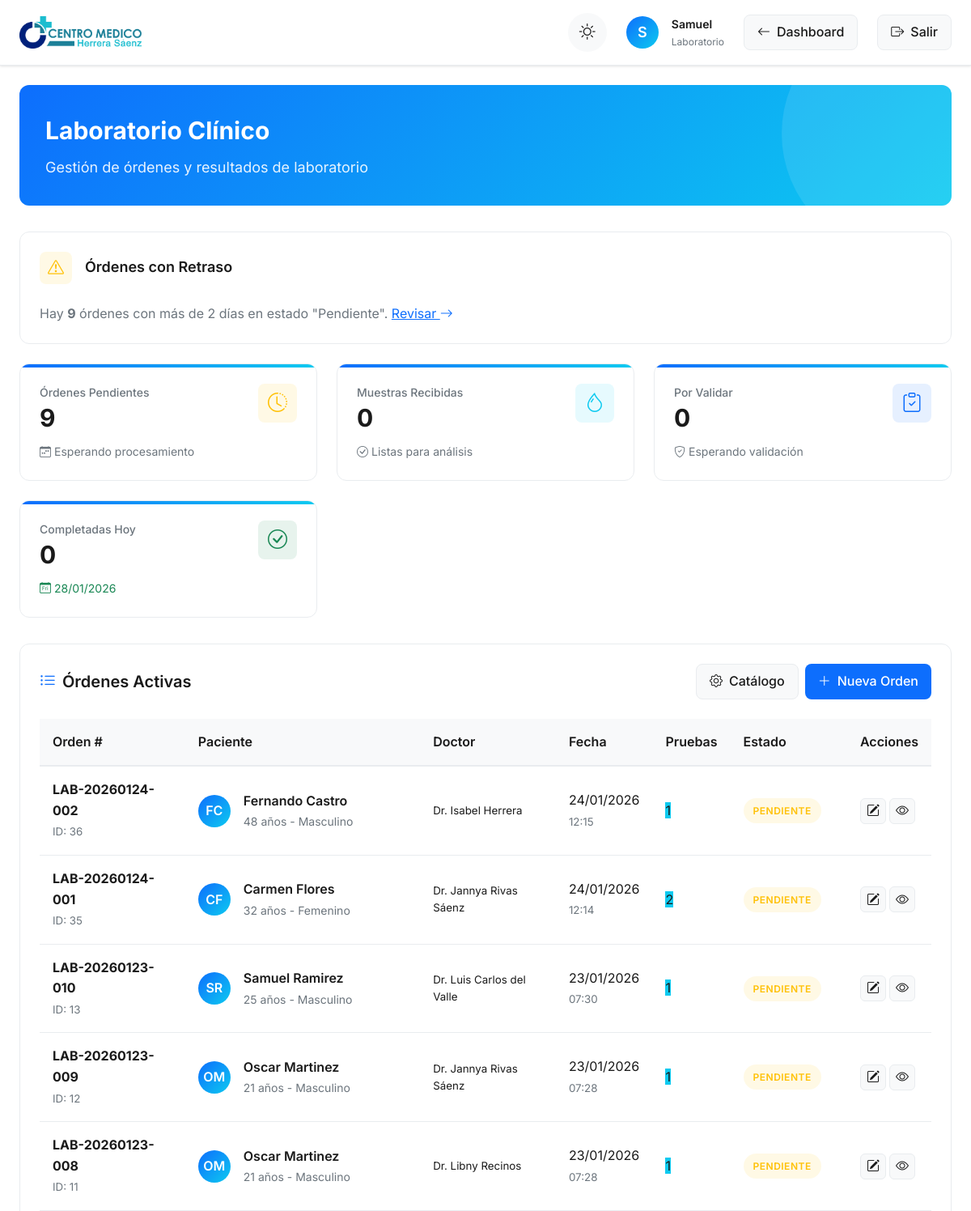
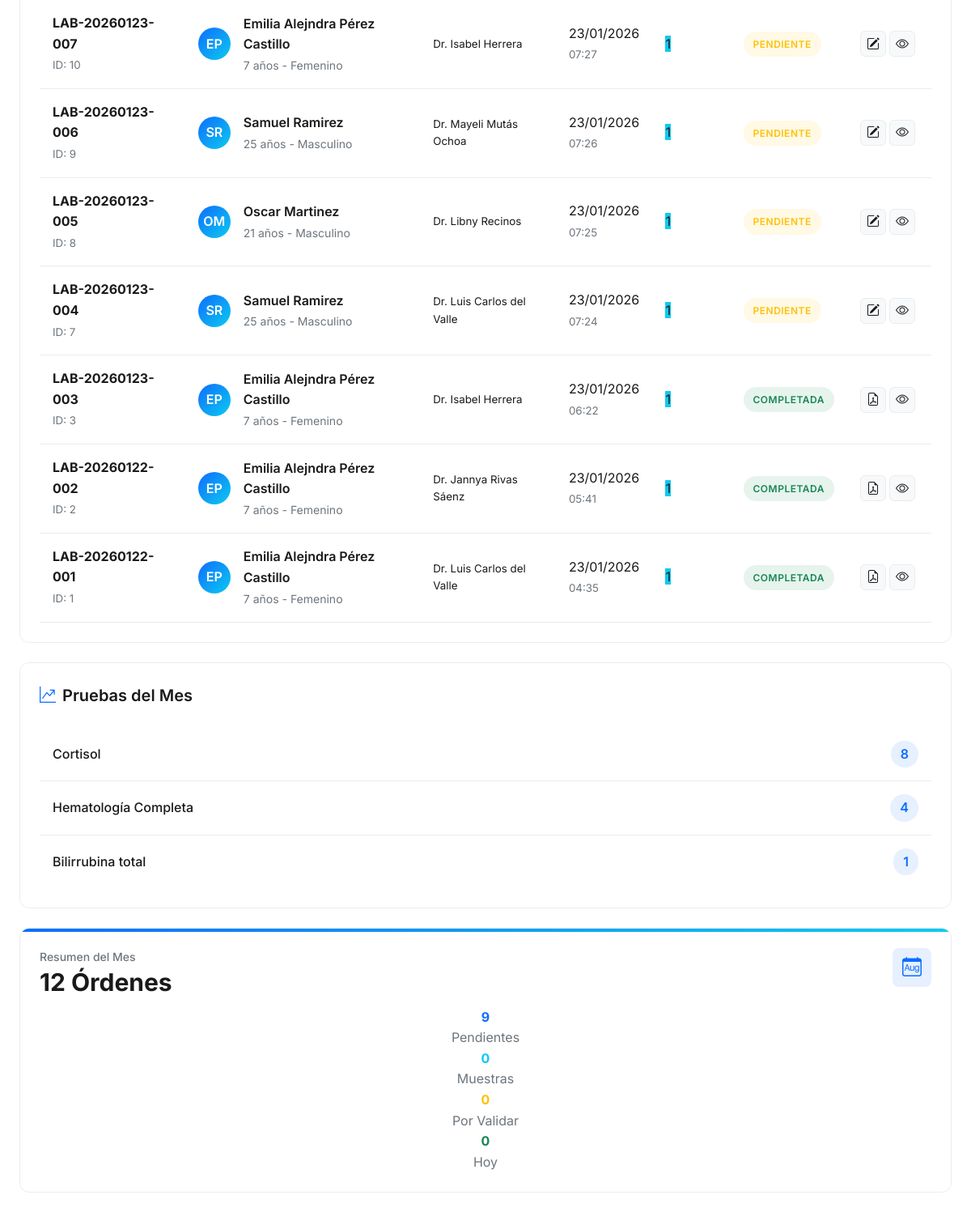
The app's page /php/laboratory/index.php (signed in) with its own data (2 pictures, top to bottom).
### tables this page shows
CREATE TABLE `ordenes_laboratorio` (
  `id_orden` int NOT NULL,
  `numero_orden` varchar(20) NOT NULL,
  `id_paciente` int NOT NULL,
  `id_doctor` int DEFAULT NULL,
  `id_encamamiento` int DEFAULT NULL COMMENT 'NULL si es paciente ambulatorio',
  `fecha_orden` datetime NOT NULL,
  `prioridad` enum('Rutina','Urgente','STAT') DEFAULT 'Rutina',
  `estado` enum('Pendiente','Muestra_Recibida','En_Proceso','Completada','Cancelada','Entregada') DEFAULT 'Pendiente',
  `diagnostico_clinico` text,
  `indicaciones_especiales` text,
  `observaciones` text,
  `creado_por` int DEFAULT NULL,
  `fecha_muestra_recibida` datetime DEFAULT NULL,
  `fecha_completada` datetime DEFAULT NULL,
  `fecha_entregada` datetime DEFAULT NULL,
  `entregado_a` varchar(255) DEFAULT NULL,
  `metodo_entrega` enum('En_Persona','Correo','WhatsApp','Sistema') DEFAULT 'En_Persona',
  `fecha_creacion` timestamp NULL DEFAULT CURRENT_TIMESTAMP,
  `fecha_actualizacion` timestamp NULL DEFAULT CURRENT_TIMESTAMP ON UPDATE CURRENT_TIMESTAMP,
  `archivo_resultados` text
);

CREATE TABLE `pacientes` (
  `id_paciente` int NOT NULL,
  `nombre` varchar(100) NOT NULL,
  `apellido` varchar(100) NOT NULL,
  `fecha_nacimiento` date NOT NULL,
  `genero` enum('Masculino','Femenino') NOT NULL,
  `direccion` varchar(255) DEFAULT NULL,
  `telefono` varchar(15) DEFAULT NULL,
  `correo` varchar(100) DEFAULT NULL,
  `fecha_registro` timestamp NULL DEFAULT CURRENT_TIMESTAMP
);

CREATE TABLE `usuarios` (
  `idUsuario` int NOT NULL,
  `usuario` varchar(255) NOT NULL,
  `password` varchar(255) NOT NULL,
  `nombre` varchar(255) NOT NULL,
  `apellido` varchar(255) NOT NULL,
  `especialidad` varchar(255) DEFAULT NULL,
  `tipoUsuario` enum('admin','doc','user','') NOT NULL,
  `clinica` varchar(255) NOT NULL,
  `telefono` varchar(255) NOT NULL,
  `email` varchar(255) NOT NULL,
  `permisos_modulos` text
);

### php/laboratory/index.php (the view, shortened to what the rows shown need)
<?php
try {
    $database = new Database();
    $conn = $database->getConnection();
    $stmt = $conn->prepare("
        SELECT ol.*,
               p.nombre, p.apellido, p.genero, p.fecha_nacimiento,
               u.nombre as doctor_nombre, u.apellido as doctor_apellido,
               COUNT(op.id_orden_prueba) as num_pruebas,
               TIMESTAMPDIFF(YEAR, p.fecha_nacimiento, CURDATE()) as edad
        FROM ordenes_laboratorio ol
        JOIN pacientes p ON ol.id_paciente = p.id_paciente
        LEFT JOIN usuarios u ON ol.id_doctor = u.idUsuario
        LEFT JOIN orden_pruebas op ON ol.id_orden = op.id_orden
        WHERE ol.estado IN ('Pendiente', 'Muestra_Recibida', 'En_Proceso', 'Completada')
        GROUP BY ol.id_orden
        ORDER BY
            CASE
                WHEN ol.estado = 'Pendiente' THEN 1
                WHEN ol.estado = 'Muestra_Recibida' THEN 2
                WHEN ol.estado = 'En_Proceso' THEN 3
                WHEN ol.estado = 'Completada' THEN 4
                ELSE 5
            END,
            ol.fecha_orden DESC
        LIMIT 20
    ");
    $stmt->execute();
    $ordenes_recientes = $stmt->fetchAll(PDO::FETCH_ASSOC);
} catch (Exception $e) {
    error_log("Error en dashboard de laboratorio: " . $e->getMessage());
    die("Error al cargar el dashboard de laboratorio. Por favor, contacte al administrador.");
}
?>
<!DOCTYPE html>
<html lang="es" data-theme="light">
<head>
    <link rel="stylesheet" href="https://cdn.jsdelivr.net/npm/bootstrap-icons@1.10.0/font/bootstrap-icons.css">
    <link rel="stylesheet" href="https://cdn.jsdelivr.net/npm/choices.js/public/assets/styles/choices.min.css">
</head>
<body>
    <div class="dashboard-container">
        <main class="main-content">
            <div class="welcome-banner animate-in">
                <h1>Laboratorio Clínico</h1>
            </div>
            <div class="row gap-4 mb-4">
                <div class="col-lg-8">
                    <section class="appointments-section animate-in delay-1">
                        <?php if (count($ordenes_recientes) > 0): ?>
                            <div class="table-responsive">
                                <table class="orders-table">
                                    <thead>
                                        <tr>
                                            <th>Orden #</th>
                                            <th>Paciente</th>
                                            <th>Doctor</th>
                                            <th>Fecha</th>
                                            <th>Pruebas</th>
                                            <th>Estado</th>
                                            <th>Acciones</th>
                                        </tr>
                                    </thead>
                                    <tbody>
                                        <?php foreach ($ordenes_recientes as $orden): ?>
                                            <?php
                                            $patient_name = htmlspecialchars($orden['nombre'] . ' ' . $orden['apellido']);
                                            $patient_initials = strtoupper(
                                                substr($orden['nombre'], 0, 1) .
                                                substr($orden['apellido'], 0, 1)
                                            );
                                            ?>
                                            <tr>
                                                <td>
                                                    <strong><?php echo htmlspecialchars($orden['numero_orden']); ?></strong>
                                                    <br>
                                                    <small class="text-muted">ID: <?php echo $orden['id_orden']; ?></small>
                                                </td>
                                                <td>
                                                    <div class="patient-cell">
                                                        <div class="patient-avatar">
                                                            <?php echo $patient_initials; ?>
                                                        </div>
                                                        <div class="patient-info">
                                                            <div class="patient-name"><?php echo $patient_name; ?></div>
                                                            <div class="patient-contact">
                                                                <?php echo $orden['edad']; ?> años - <?php echo htmlspecialchars($orden['genero']); ?>
                                                            </div>
                                                        </div>
                                                    </div>
                                                </td>
                                                <td>
                                                    <?php if ($orden['doctor_nombre']): ?>
                                                        <small class="d-block">Dr. <?php echo htmlspecialchars($orden['doctor_nombre'] . ' ' . $orden['doctor_apellido']); ?></small>
                                                    <?php else: ?>
                                                        <span class="text-muted">-</span>
                                                    <?php endif; ?>
                                                </td>
                                                <td>
                                                    <?php echo date('d/m/Y', strtotime($orden['fecha_orden'])); ?>
                                                    <br>
                                                    <small class="text-muted"><?php echo date('H:i', strtotime($orden['fecha_orden'])); ?></small>
                                                </td>
                                                <td>
                                                    <span class="badge bg-info"><?php echo $orden['num_pruebas']; ?></span>
                                                </td>
                                                <td>
                                                    <?php
                                                    $estado_class = '';
                                                    $estado_text = '';
                                                    switch ($orden['estado']) {
                                                        case 'Pendiente':
                                                            $estado_class = 'pendiente';
                                                            $estado_text = 'Pendiente';
                                                            break;
                                                        case 'Completada':
                                                            $estado_class = 'completada';
                                                            $estado_text = 'Completada';
                                                            break;
                                                    }
                                                    ?>
                                                    <span class="status-badge <?php echo $estado_class; ?>">
                                                        <?php echo $estado_text; ?>
                                                    </span>
                                                </td>
                                                <td>
                                                    <div class="action-buttons">
                                                        <?php if ($orden['estado'] === 'Validada' || $orden['estado'] === 'Completada'): ?>
                                                            <a href="imprimir_resultados.php?id=<?php echo $orden['id_orden']; ?>"
                                                               class="btn-icon pdf"
                                                               title="Ver Resultados PDF"
                                                               target="_blank">
                                                                <i class="bi bi-file-earmark-pdf"></i>
                                                            </a>
                                                        <?php else: ?>
                                                            <a href="procesar_orden.php?id=<?php echo $orden['id_orden']; ?>"
                                                               class="btn-icon process"
                                                               title="Procesar orden">
                                                                <i class="bi bi-pencil-square"></i>
                                                            </a>
                                                        <?php endif; ?>
                                                        <a href="ver_orden.php?id=<?php echo $orden['id_orden']; ?>"
                                                           class="btn-icon"
                                                           title="Ver detalles">
                                                            <i class="bi bi-eye"></i>
                                                        </a>
                                                    </div>
                                                </td>
                                            </tr>
                                        <?php endforeach; ?>
                                    </tbody>
                                </table>
                            </div>
                        <?php endif; ?>
                    </section>
                </div>
            </div>
        </main>
    </div>
</body>
</html>

### records on screen
ordenes_laboratorio: numero_orden "LAB-20260124-002", id_orden "36", id_paciente.apellido "FC", id_paciente.apellido "Fernando Castro", edad "48", id_paciente.genero "Masculino", id_doctor.apellido "Isabel Herrera", fecha_orden "24/01/2026", fecha_orden "12:15", num_pruebas "1", estado "PENDIENTE"
ordenes_laboratorio: numero_orden "LAB-20260124-001", id_orden "35", id_paciente.apellido "CF", id_paciente.apellido "Carmen Flores", edad "32", id_paciente.genero "Femenino", id_doctor.apellido "Jannya Rivas Sáenz", fecha_orden "24/01/2026", fecha_orden "12:14", num_pruebas "2", estado "PENDIENTE"
ordenes_laboratorio: numero_orden "LAB-20260123-010", id_orden "13", id_paciente.apellido "SR", id_paciente.apellido "Samuel Ramirez", edad "25", id_paciente.genero "Masculino", id_doctor.apellido "Luis Carlos del Valle", fecha_orden "23/01/2026", fecha_orden "07:30", num_pruebas "1", estado "PENDIENTE"
ordenes_laboratorio: numero_orden "LAB-20260123-009", id_orden "12", id_paciente.apellido "OM", id_paciente.apellido "Oscar Martinez", edad "21", id_paciente.genero "Masculino", id_doctor.apellido "Jannya Rivas Sáenz", fecha_orden "23/01/2026", fecha_orden "07:28", num_pruebas "1", estado "PENDIENTE"
ordenes_laboratorio: numero_orden "LAB-20260123-008", id_orden "11", id_paciente.apellido "OM", id_paciente.apellido "Oscar Martinez", edad "21", id_paciente.genero "Masculino", id_doctor.apellido "Libny Recinos", fecha_orden "23/01/2026", fecha_orden "07:28", num_pruebas "1", estado "PENDIENTE"
ordenes_laboratorio: numero_orden "LAB-20260123-007", id_orden "10", id_paciente.apellido "EP", id_paciente.apellido "Emilia Alejndra Pérez Castillo", edad "7", id_paciente.genero "Femenino", id_doctor.apellido "Isabel Herrera", fecha_orden "23/01/2026", fecha_orden "07:27", num_pruebas "1", estado "PENDIENTE"
ordenes_laboratorio: numero_orden "LAB-20260123-006", id_orden "9", id_paciente.apellido "SR", id_paciente.apellido "Samuel Ramirez", edad "25", id_paciente.genero "Masculino", id_doctor.apellido "Mayeli Mutás Ochoa", fecha_orden "23/01/2026", fecha_orden "07:26", num_pruebas "1", estado "PENDIENTE"
ordenes_laboratorio: numero_orden "LAB-20260123-005", id_orden "8", id_paciente.apellido "OM", id_paciente.apellido "Oscar Martinez", edad "21", id_paciente.genero "Masculino", id_doctor.apellido "Libny Recinos", fecha_orden "23/01/2026", fecha_orden "07:25", num_pruebas "1", estado "PENDIENTE"
ordenes_laboratorio: numero_orden "LAB-20260123-004", id_orden "7", id_paciente.apellido "SR", id_paciente.apellido "Samuel Ramirez", edad "25", id_paciente.genero "Masculino", id_doctor.apellido "Luis Carlos del Valle", fecha_orden "23/01/2026", fecha_orden "07:24", num_pruebas "1", estado "PENDIENTE"
ordenes_laboratorio: numero_orden "LAB-20260123-003", id_orden "3", id_paciente.apellido "EP", id_paciente.apellido "Emilia Alejndra Pérez Castillo", edad "7", id_paciente.genero "Femenino", id_doctor.apellido "Isabel Herrera", fecha_orden "23/01/2026", fecha_orden "06:22", num_pruebas "1", estado "COMPLETADA"
ordenes_laboratorio: numero_orden "LAB-20260122-002", id_orden "2", id_paciente.apellido "EP", id_paciente.apellido "Emilia Alejndra Pérez Castillo", edad "7", id_paciente.genero "Femenino", id_doctor.apellido "Jannya Rivas Sáenz", fecha_orden "23/01/2026", fecha_orden "05:41", num_pruebas "1", estado "COMPLETADA"
ordenes_laboratorio: numero_orden "LAB-20260122-001", id_orden "1", id_paciente.apellido "EP", id_paciente.apellido "Emilia Alejndra Pérez Castillo", edad "7", id_paciente.genero "Femenino", id_doctor.apellido "Luis Carlos del Valle", fecha_orden "23/01/2026", fecha_orden "04:35", num_pruebas "1", estado "COMPLETADA"

### other values on screen
substr($user_name, 0, 1) "S"
$user_name "Samuel"
$ordenes_retrasadas "9"
$ordenes_pendientes "9"
$muestras_recibidas "0"
$pendientes_validar "0"
$completadas_hoy "0"
$prueba['nombre_prueba'] "Cortisol"
$prueba['cantidad'] "8"
$prueba['nombre_prueba'] "Hematología Completa"
$prueba['cantidad'] "4"
$prueba['nombre_prueba'] "Bilirrubina total"
$prueba['cantidad'] "1"
$ordenes_mes "12"
